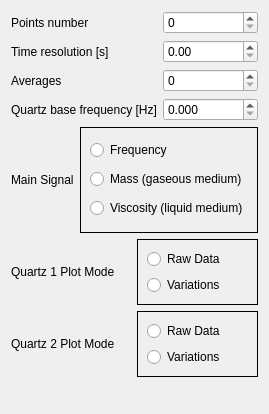
          <widget class="QWidget" name="measSetTab">
           <attribute name="title">
            <string>Measurement</string>
           </attribute>
           <layout class="QVBoxLayout" name="verticalLayout_6" stretch="4,4,2,2,1">
            <item>
             <layout class="QFormLayout" name="formLayout_3">
              <property name="fieldGrowthPolicy">
               <enum>QFormLayout::AllNonFixedFieldsGrow</enum>
              </property>
              <item row="0" column="0">
               <widget class="QLabel" name="ptNumLabel">
                <property name="text">
                 <string>Points number</string>
                </property>
               </widget>
              </item>
              <item row="0" column="1">
               <widget class="QSpinBox" name="pointsNumNum">
                <property name="keyboardTracking">
                 <bool>false</bool>
                </property>
                <property name="maximum">
                 <number>100000</number>
                </property>
               </widget>
              </item>
              <item row="1" column="0">
               <widget class="QLabel" name="timeResLabel">
                <property name="text">
                 <string>Time resolution [s]</string>
                </property>
               </widget>
              </item>
              <item row="1" column="1">
               <widget class="QDoubleSpinBox" name="timeResNumDbl">
                <property name="keyboardTracking">
                 <bool>false</bool>
                </property>
               </widget>
              </item>
              <item row="2" column="0">
               <widget class="QLabel" name="ptNumLabel_2">
                <property name="text">
                 <string>Averages</string>
                </property>
               </widget>
              </item>
              <item row="2" column="1">
               <widget class="QSpinBox" name="averagesNum">
                <property name="keyboardTracking">
                 <bool>false</bool>
                </property>
                <property name="maximum">
                 <number>100000</number>
                </property>
               </widget>
              </item>
              <item row="3" column="0">
               <widget class="QLabel" name="quartzBasicFreqLabel">
                <property name="text">
                 <string>Quartz base frequency [Hz]</string>
                </property>
               </widget>
              </item>
              <item row="3" column="1">
               <widget class="QDoubleSpinBox" name="quartzBasicFreqNumDbl">
                <property name="keyboardTracking">
                 <bool>false</bool>
                </property>
                <property name="decimals">
                 <number>3</number>
                </property>
                <property name="maximum">
                 <double>1000000000.000000000000000</double>
                </property>
               </widget>
              </item>
             </layout>
            </item>
            <item>
             <layout class="QHBoxLayout" name="horizontalLayout_11" stretch="3,4">
              <item>
               <widget class="QLabel" name="label_20">
                <property name="text">
                 <string>Main Signal</string>
                </property>
               </widget>
              </item>
              <item>
               <widget class="QFrame" name="signalTypeFrame">
                <property name="frameShape">
                 <enum>QFrame::Panel</enum>
                </property>
                <property name="frameShadow">
                 <enum>QFrame::Plain</enum>
                </property>
                <layout class="QVBoxLayout" name="verticalLayout_15">
                 <item>
                  <widget class="QRadioButton" name="freqRadio">
                   <property name="text">
                    <string>Frequency</string>
                   </property>
                  </widget>
                 </item>
                 <item>
                  <widget class="QRadioButton" name="massRadio">
                   <property name="text">
                    <string>Mass (gaseous medium)</string>
                   </property>
                  </widget>
                 </item>
                 <item>
                  <widget class="QRadioButton" name="viscRadio">
                   <property name="text">
                    <string>Viscosity (liquid medium)</string>
                   </property>
                  </widget>
                 </item>
                </layout>
               </widget>
              </item>
             </layout>
            </item>
            <item>
             <layout class="QHBoxLayout" name="horizontalLayout_7" stretch="3,4">
              <item>
               <widget class="QLabel" name="plot1Label">
                <property name="text">
                 <string>Quartz 1 Plot Mode     </string>
                </property>
               </widget>
              </item>
              <item>
               <widget class="QFrame" name="freqPlotModeFrame">
                <property name="frameShape">
                 <enum>QFrame::Panel</enum>
                </property>
                <property name="frameShadow">
                 <enum>QFrame::Plain</enum>
                </property>
                <layout class="QVBoxLayout" name="verticalLayout_7">
                 <item>
                  <widget class="QRadioButton" name="rawFreqRadio">
                   <property name="text">
                    <string>Raw Data</string>
                   </property>
                  </widget>
                 </item>
                 <item>
                  <widget class="QRadioButton" name="varFreqRadio">
                   <property name="text">
                    <string>Variations</string>
                   </property>
                  </widget>
                 </item>
                </layout>
               </widget>
              </item>
             </layout>
            </item>
            <item>
             <layout class="QHBoxLayout" name="horizontalLayout_8" stretch="3,4">
              <item>
               <widget class="QLabel" name="plot2Label">
                <property name="text">
                 <string>Quartz 2 Plot Mode     </string>
                </property>
               </widget>
              </item>
              <item>
               <widget class="QFrame" name="freq1PlotModeFrame">
                <property name="frameShape">
                 <enum>QFrame::Panel</enum>
                </property>
                <property name="frameShadow">
                 <enum>QFrame::Plain</enum>
                </property>
                <layout class="QVBoxLayout" name="verticalLayout_8">
                 <item>
                  <widget class="QRadioButton" name="rawFreq1Radio">
                   <property name="text">
                    <string>Raw Data</string>
                   </property>
                  </widget>
                 </item>
                 <item>
                  <widget class="QRadioButton" name="varFreq1Radio">
                   <property name="text">
                    <string>Variations</string>
                   </property>
                  </widget>
                 </item>
                </layout>
               </widget>
              </item>
             </layout>
            </item>
            <item>
             <spacer name="verticalSpacer_3">
              <property name="orientation">
               <enum>Qt::Vertical</enum>
              </property>
              <property name="sizeHint" stdset="0">
               <size>
                <width>20</width>
                <height>40</height>
               </size>
              </property>
             </spacer>
            </item>
           </layout>
          </widget>
